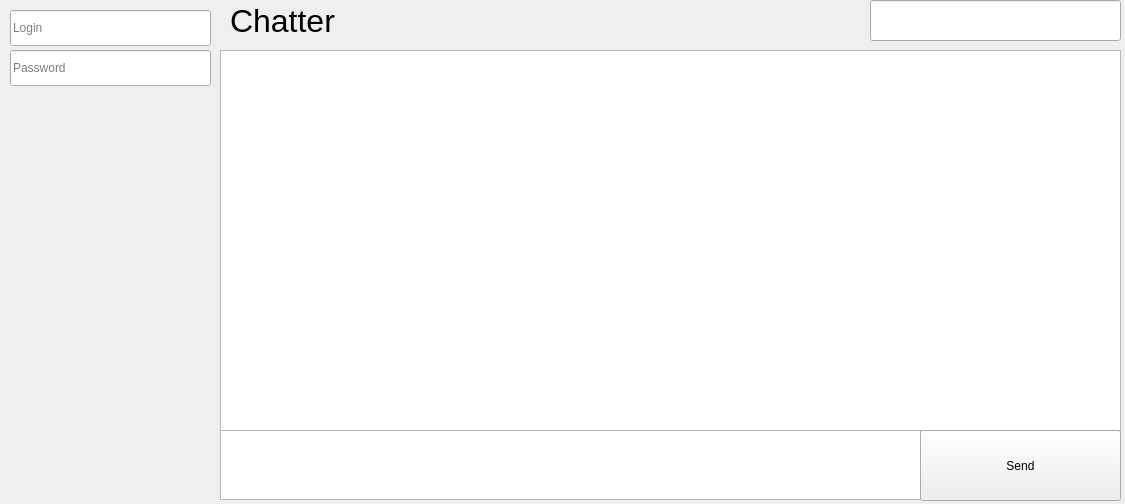
<?xml version="1.0" encoding="UTF-8"?>
<ui version="4.0">
 <class>MainWindow</class>
 <widget class="QMainWindow" name="MainWindow">
  <property name="geometry">
   <rect>
    <x>0</x>
    <y>0</y>
    <width>1125</width>
    <height>504</height>
   </rect>
  </property>
  <property name="windowTitle">
   <string>MainWindow</string>
  </property>
  <widget class="QWidget" name="centralwidget">
   <widget class="QLabel" name="label">
    <property name="geometry">
     <rect>
      <x>230</x>
      <y>0</y>
      <width>1011</width>
      <height>41</height>
     </rect>
    </property>
    <property name="font">
     <font>
      <pointsize>24</pointsize>
     </font>
    </property>
    <property name="text">
     <string>Chatter</string>
    </property>
   </widget>
   <widget class="QTextEdit" name="textEdit">
    <property name="geometry">
     <rect>
      <x>220</x>
      <y>430</y>
      <width>701</width>
      <height>70</height>
     </rect>
    </property>
   </widget>
   <widget class="QTextBrowser" name="textBrowser">
    <property name="geometry">
     <rect>
      <x>220</x>
      <y>50</y>
      <width>901</width>
      <height>381</height>
     </rect>
    </property>
   </widget>
   <widget class="QPushButton" name="pushButton">
    <property name="geometry">
     <rect>
      <x>920</x>
      <y>430</y>
      <width>201</width>
      <height>71</height>
     </rect>
    </property>
    <property name="text">
     <string>Send</string>
    </property>
   </widget>
   <widget class="QLineEdit" name="lineEdit">
    <property name="geometry">
     <rect>
      <x>10</x>
      <y>10</y>
      <width>201</width>
      <height>36</height>
     </rect>
    </property>
    <property name="placeholderText">
     <string>Login</string>
    </property>
   </widget>
   <widget class="QLineEdit" name="lineEdit_2">
    <property name="geometry">
     <rect>
      <x>10</x>
      <y>50</y>
      <width>201</width>
      <height>36</height>
     </rect>
    </property>
    <property name="placeholderText">
     <string>Password</string>
    </property>
   </widget>
   <widget class="QLineEdit" name="lineEdit_3">
    <property name="geometry">
     <rect>
      <x>870</x>
      <y>0</y>
      <width>251</width>
      <height>41</height>
     </rect>
    </property>
   </widget>
  </widget>
 </widget>
 <resources/>
 <connections/>
</ui>
